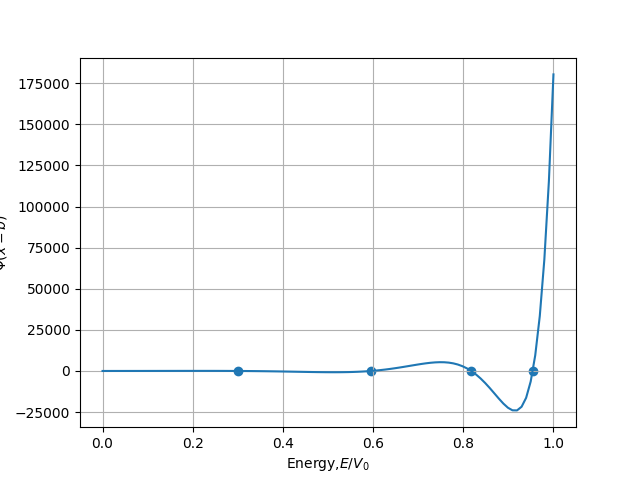

The script that drew this image:
import numpy as np
from matplotlib import pyplot as plt
from scipy.integrate import odeint
from scipy.optimize import brentq


def V(x):

    L = 1
    if abs(x) > L:
        return 0
    else:
        return Vo


def plotpotential(x):
    pot = []
    for i in x:
        pot.append(V(i))
    return np.array(pot)


def SE(psi, x):
    state0 = psi[1]
    state1 = 2.0 * (V(x) - E) * psi[0]
    return np.array([state0, state1])


def Wave_function(energy):

    global psi
    global E
    E = energy
    psi = odeint(SE, psi0, x)
    return psi[-1, 0]


def find_all_zeros(x, y):

    all_zeros = []
    s = np.sign(y)
    for i in range(len(y) - 1):
        if s[i] + s[i + 1] == 0:
            zero = brentq(Wave_function, x[i], x[i + 1])
            all_zeros.append(zero)
    return all_zeros


N = 1000
psi = np.zeros([N, 2])
psi0 = np.array([0, 1])
Vo = -20
E = 0.0
b = 2
x = np.linspace(-b, b, N)


def main():

    en = np.linspace(0, Vo, 100)

    psi_b = []

    for e in en:
        psi_b.append(Wave_function(e))

    E_zeros = find_all_zeros(en, psi_b)

    print("Energy of the bound states")
    # print(E_zeros, psi_b)
    for E in E_zeros:
        print("Energy = ", E)
    plt.plot(en / Vo, psi_b)
    plt.scatter(np.array(E_zeros) / Vo, np.zeros_like(E_zeros))
    plt.xlabel("Energy,$E/V_0$")
    plt.ylabel("$\Psi(x=b)$")
    plt.grid()
    plt.show()

    for E in E_zeros:
        Wave_function(E)
        plt.plot(x, (psi[:, 0] / np.max(psi[:, 0])), label="E = %.2f" % E)
    # plt.plot(x,plotpotential(x), label = "Potential")
    plt.grid()
    plt.title("Wave function")
    plt.xlabel("x, $x/L$")
    plt.ylabel("$\Psi(x)$")
    plt.legend()
    plt.show()


if __name__ == "__main__":
    main()
